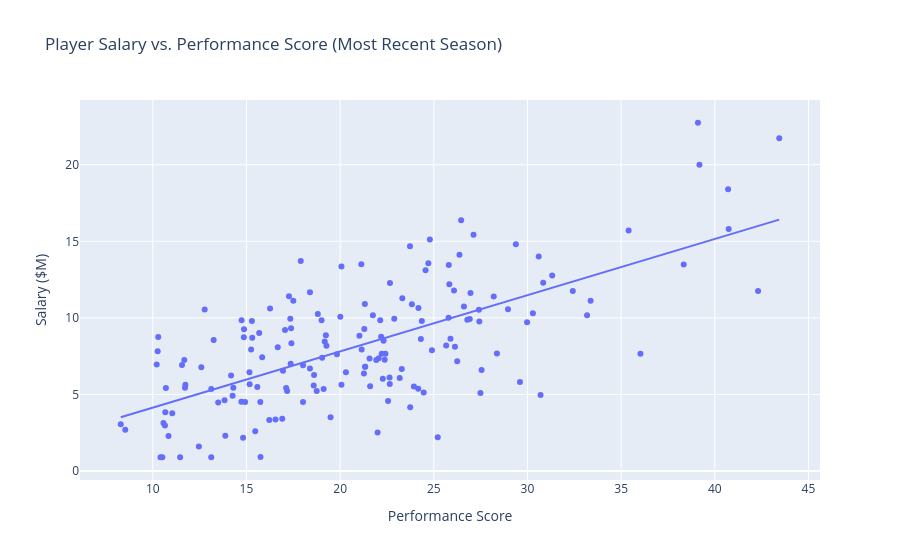

This figure's notebook cell:
### Markdown cell above
## 5. Player contract value performance vs. salary

A composite performance score (points + rebounds*0.7 + assists*0.9 + efficiency*0.5)
compared against salary. Players above the trendline are arguably overpaid relative to
output; players below it are good value.

### Code cell
latest_players = players[players['season'] == players['season'].max()].copy()
latest_players['performance_score'] = (
    latest_players['ppg'] * 1.0 +
    latest_players['rpg'] * 0.7 +
    latest_players['apg'] * 0.9 +
    latest_players['per'] * 0.5
)

fig = px.scatter(latest_players, x='performance_score', y='salary_m',
                  hover_name='player_name', hover_data=['team_name', 'position', 'age'],
                  trendline='ols',
                  title='Player Salary vs. Performance Score (Most Recent Season)',
                  labels={'performance_score': 'Performance Score', 'salary_m': 'Salary ($M)'})
fig.show()

### Figure 1 — Plotly figure (JSON) as saved in the notebook; plotly's stock layout.template omitted (floating-point values rounded to 4 significant figures; data arrays with more than 128 entries replaced by an {"elided": "..."} marker saying what was removed)
{"data": [{"customdata": {"elided": "168x3 mixed values"}, "hovertemplate": "<b>%{hovertext}</b><br><br>Performance Score=%{x}<br>Salary ($M)=%{y}<br>team_name=%{customdata[0]}<br>position=%{customdata[1]}<br>age=%{customdata[2]}<extra></extra>", "hovertext": {"elided": "168 str values"}, "legendgroup": "", "marker": {"color": "#636efa", "symbol": "circle"}, "mode": "markers", "name": "", "orientation": "v", "showlegend": false, "type": "scatter", "x": {"elided": "168 float values"}, "xaxis": "x", "y": {"elided": "168 float values"}, "yaxis": "y"}, {"hovertemplate": "<b>OLS trendline</b><br>salary_m = 0.367271 * performance_score + 0.461729<br>R<sup>2</sup>=0.445516<br><br>Performance Score=%{x}<br>Salary ($M)=%{y} <b>(trend)</b><extra></extra>", "legendgroup": "", "marker": {"color": "#636efa", "symbol": "circle"}, "mode": "lines", "name": "", "showlegend": false, "type": "scatter", "x": {"elided": "168 float values"}, "xaxis": "x", "y": {"elided": "168 float values"}, "yaxis": "y"}], "layout": {"legend": {"tracegroupgap": 0}, "title": {"text": "Player Salary vs. Performance Score (Most Recent Season)"}, "xaxis": {"anchor": "y", "domain": [0, 1], "title": {"text": "Performance Score"}}, "yaxis": {"anchor": "x", "domain": [0, 1], "title": {"text": "Salary ($M)"}}}}
